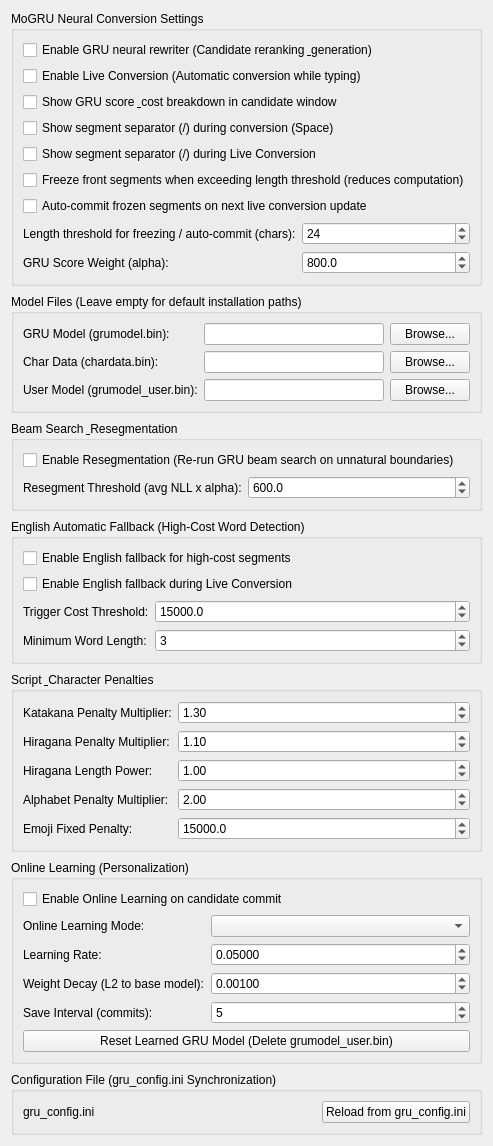
           <widget class="QWidget" name="mogruScrollAreaWidgetContents">
            <layout class="QVBoxLayout" name="mogruScrollContentLayout">
             <property name="spacing">
              <number>8</number>
             </property>
             <item>
              <widget class="QGroupBox" name="gruGeneralGroupBox">
               <property name="title">
                <string>MoGRU Neural Conversion Settings</string>
               </property>
               <layout class="QFormLayout" name="gruGeneralFormLayout">
                <item row="0" column="0" colspan="2">
                 <widget class="QCheckBox" name="enableGruRewriterCheckBox">
                  <property name="text">
                   <string>Enable GRU neural rewriter (Candidate reranking &amp; generation)</string>
                  </property>
                 </widget>
                </item>
                <item row="1" column="0" colspan="2">
                 <widget class="QCheckBox" name="enableLiveConversionCheckBox">
                  <property name="text">
                   <string>Enable Live Conversion (Automatic conversion while typing)</string>
                  </property>
                 </widget>
                </item>
                <item row="2" column="0" colspan="2">
                 <widget class="QCheckBox" name="showGruScoreCheckBox">
                  <property name="text">
                   <string>Show GRU score &amp; cost breakdown in candidate window</string>
                  </property>
                 </widget>
                </item>
                <item row="3" column="0" colspan="2">
                 <widget class="QCheckBox" name="showSegmentSeparatorInConversionCheckBox">
                  <property name="text">
                   <string>Show segment separator (/) during conversion (Space)</string>
                  </property>
                 </widget>
                </item>
                <item row="4" column="0" colspan="2">
                 <widget class="QCheckBox" name="showSegmentSeparatorInLiveConversionCheckBox">
                  <property name="text">
                   <string>Show segment separator (/) during Live Conversion</string>
                  </property>
                 </widget>
                </item>
                <item row="5" column="0" colspan="2">
                 <widget class="QCheckBox" name="enableLiveConversionPrefixFreezingCheckBox">
                  <property name="text">
                   <string>Freeze front segments when exceeding length threshold (reduces computation)</string>
                  </property>
                 </widget>
                </item>
                <item row="6" column="0" colspan="2">
                 <widget class="QCheckBox" name="enableLiveConversionAutoCommitCheckBox">
                  <property name="text">
                   <string>Auto-commit frozen segments on next live conversion update</string>
                  </property>
                 </widget>
                </item>
                <item row="7" column="0">
                 <widget class="QLabel" name="liveConversionLengthThresholdLabel">
                  <property name="text">
                   <string>Length threshold for freezing / auto-commit (chars):</string>
                  </property>
                 </widget>
                </item>
                <item row="7" column="1">
                 <widget class="QSpinBox" name="liveConversionLengthThresholdSpinBox">
                  <property name="minimum">
                   <number>10</number>
                  </property>
                  <property name="maximum">
                   <number>100</number>
                  </property>
                  <property name="value">
                   <number>24</number>
                  </property>
                 </widget>
                </item>
                <item row="8" column="0">
                 <widget class="QLabel" name="gruScoreWeightLabel">
                  <property name="text">
                   <string>GRU Score Weight (alpha):</string>
                  </property>
                 </widget>
                </item>
                <item row="8" column="1">
                 <widget class="QDoubleSpinBox" name="gruScoreWeightSpinBox">
                  <property name="decimals">
                   <number>1</number>
                  </property>
                  <property name="minimum">
                   <double>0.000000000000000</double>
                  </property>
                  <property name="maximum">
                   <double>100000.000000000000000</double>
                  </property>
                  <property name="singleStep">
                   <double>50.000000000000000</double>
                  </property>
                  <property name="value">
                   <double>800.000000000000000</double>
                  </property>
                 </widget>
                </item>
               </layout>
              </widget>
             </item>
             <item>
              <widget class="QGroupBox" name="gruModelPathsGroupBox">
               <property name="title">
                <string>Model Files (Leave empty for default installation paths)</string>
               </property>
               <layout class="QGridLayout" name="gruModelPathsGridLayout">
                <item row="0" column="0">
                 <widget class="QLabel" name="gruModelPathLabel">
                  <property name="text">
                   <string>GRU Model (grumodel.bin):</string>
                  </property>
                 </widget>
                </item>
                <item row="0" column="1">
                 <widget class="QLineEdit" name="gruModelPathLineEdit"/>
                </item>
                <item row="0" column="2">
                 <widget class="QPushButton" name="browseGruModelPathButton">
                  <property name="text">
                   <string>Browse...</string>
                  </property>
                 </widget>
                </item>
                <item row="1" column="0">
                 <widget class="QLabel" name="gruChardataPathLabel">
                  <property name="text">
                   <string>Char Data (chardata.bin):</string>
                  </property>
                 </widget>
                </item>
                <item row="1" column="1">
                 <widget class="QLineEdit" name="gruChardataPathLineEdit"/>
                </item>
                <item row="1" column="2">
                 <widget class="QPushButton" name="browseGruChardataPathButton">
                  <property name="text">
                   <string>Browse...</string>
                  </property>
                 </widget>
                </item>
                <item row="2" column="0">
                 <widget class="QLabel" name="gruUserModelPathLabel">
                  <property name="text">
                   <string>User Model (grumodel_user.bin):</string>
                  </property>
                 </widget>
                </item>
                <item row="2" column="1">
                 <widget class="QLineEdit" name="gruUserModelPathLineEdit"/>
                </item>
                <item row="2" column="2">
                 <widget class="QPushButton" name="browseGruUserModelPathButton">
                  <property name="text">
                   <string>Browse...</string>
                  </property>
                 </widget>
                </item>
               </layout>
              </widget>
             </item>
             <item>
              <widget class="QGroupBox" name="gruResegmentationGroupBox">
               <property name="title">
                <string>Beam Search &amp; Resegmentation</string>
               </property>
               <layout class="QFormLayout" name="gruResegmentationFormLayout">
                <item row="0" column="0" colspan="2">
                 <widget class="QCheckBox" name="enableGruResegmentationCheckBox">
                  <property name="text">
                   <string>Enable Resegmentation (Re-run GRU beam search on unnatural boundaries)</string>
                  </property>
                 </widget>
                </item>
                <item row="1" column="0">
                 <widget class="QLabel" name="gruResegmentThresholdLabel">
                  <property name="text">
                   <string>Resegment Threshold (avg NLL x alpha):</string>
                  </property>
                 </widget>
                </item>
                <item row="1" column="1">
                 <widget class="QDoubleSpinBox" name="gruResegmentThresholdSpinBox">
                  <property name="decimals">
                   <number>1</number>
                  </property>
                  <property name="minimum">
                   <double>0.000000000000000</double>
                  </property>
                  <property name="maximum">
                   <double>100000.000000000000000</double>
                  </property>
                  <property name="singleStep">
                   <double>50.000000000000000</double>
                  </property>
                  <property name="value">
                   <double>600.000000000000000</double>
                  </property>
                 </widget>
                </item>
               </layout>
              </widget>
             </item>
             <item>
              <widget class="QGroupBox" name="gruEnglishFallbackGroupBox">
               <property name="title">
                <string>English Automatic Fallback (High-Cost Word Detection)</string>
               </property>
               <layout class="QFormLayout" name="gruEnglishFallbackFormLayout">
                <item row="0" column="0" colspan="2">
                 <widget class="QCheckBox" name="enableEnglishFallbackCheckBox">
                  <property name="text">
                   <string>Enable English fallback for high-cost segments</string>
                  </property>
                 </widget>
                </item>
                <item row="1" column="0" colspan="2">
                 <widget class="QCheckBox" name="enableLiveConversionEnglishFallbackCheckBox">
                  <property name="text">
                   <string>Enable English fallback during Live Conversion</string>
                  </property>
                 </widget>
                </item>
                <item row="2" column="0">
                 <widget class="QLabel" name="englishFallbackCostThresholdLabel">
                  <property name="text">
                   <string>Trigger Cost Threshold:</string>
                  </property>
                 </widget>
                </item>
                <item row="2" column="1">
                 <widget class="QDoubleSpinBox" name="englishFallbackCostThresholdSpinBox">
                  <property name="decimals">
                   <number>1</number>
                  </property>
                  <property name="minimum">
                   <double>0.000000000000000</double>
                  </property>
                  <property name="maximum">
                   <double>100000.000000000000000</double>
                  </property>
                  <property name="singleStep">
                   <double>1000.000000000000000</double>
                  </property>
                  <property name="value">
                   <double>15000.000000000000000</double>
                  </property>
                 </widget>
                </item>
                <item row="3" column="0">
                 <widget class="QLabel" name="englishFallbackMinWordLengthLabel">
                  <property name="text">
                   <string>Minimum Word Length:</string>
                  </property>
                 </widget>
                </item>
                <item row="3" column="1">
                 <widget class="QSpinBox" name="englishFallbackMinWordLengthSpinBox">
                  <property name="minimum">
                   <number>1</number>
                  </property>
                  <property name="maximum">
                   <number>20</number>
                  </property>
                  <property name="value">
                   <number>3</number>
                  </property>
                 </widget>
                </item>
               </layout>
              </widget>
             </item>
             <item>
              <widget class="QGroupBox" name="gruPenaltyGroupBox">
               <property name="title">
                <string>Script &amp; Character Penalties</string>
               </property>
               <layout class="QFormLayout" name="gruPenaltyFormLayout">
                <item row="0" column="0">
                 <widget class="QLabel" name="gruKatakanaMultiplierLabel">
                  <property name="text">
                   <string>Katakana Penalty Multiplier:</string>
                  </property>
                 </widget>
                </item>
                <item row="0" column="1">
                 <widget class="QDoubleSpinBox" name="gruKatakanaMultiplierSpinBox">
                  <property name="decimals">
                   <number>2</number>
                  </property>
                  <property name="minimum">
                   <double>0.000000000000000</double>
                  </property>
                  <property name="maximum">
                   <double>100.000000000000000</double>
                  </property>
                  <property name="singleStep">
                   <double>0.050000000000000</double>
                  </property>
                  <property name="value">
                   <double>1.300000000000000</double>
                  </property>
                 </widget>
                </item>
                <item row="1" column="0">
                 <widget class="QLabel" name="gruHiraganaMultiplierLabel">
                  <property name="text">
                   <string>Hiragana Penalty Multiplier:</string>
                  </property>
                 </widget>
                </item>
                <item row="1" column="1">
                 <widget class="QDoubleSpinBox" name="gruHiraganaMultiplierSpinBox">
                  <property name="decimals">
                   <number>2</number>
                  </property>
                  <property name="minimum">
                   <double>0.000000000000000</double>
                  </property>
                  <property name="maximum">
                   <double>100.000000000000000</double>
                  </property>
                  <property name="singleStep">
                   <double>0.050000000000000</double>
                  </property>
                  <property name="value">
                   <double>1.100000000000000</double>
                  </property>
                 </widget>
                </item>
                <item row="2" column="0">
                 <widget class="QLabel" name="gruHiraganaLengthPowerLabel">
                  <property name="text">
                   <string>Hiragana Length Power:</string>
                  </property>
                 </widget>
                </item>
                <item row="2" column="1">
                 <widget class="QDoubleSpinBox" name="gruHiraganaLengthPowerSpinBox">
                  <property name="decimals">
                   <number>2</number>
                  </property>
                  <property name="minimum">
                   <double>0.000000000000000</double>
                  </property>
                  <property name="maximum">
                   <double>10.000000000000000</double>
                  </property>
                  <property name="singleStep">
                   <double>0.100000000000000</double>
                  </property>
                  <property name="value">
                   <double>1.000000000000000</double>
                  </property>
                 </widget>
                </item>
                <item row="3" column="0">
                 <widget class="QLabel" name="gruAlphabetMultiplierLabel">
                  <property name="text">
                   <string>Alphabet Penalty Multiplier:</string>
                  </property>
                 </widget>
                </item>
                <item row="3" column="1">
                 <widget class="QDoubleSpinBox" name="gruAlphabetMultiplierSpinBox">
                  <property name="decimals">
                   <number>2</number>
                  </property>
                  <property name="minimum">
                   <double>0.000000000000000</double>
                  </property>
                  <property name="maximum">
                   <double>100.000000000000000</double>
                  </property>
                  <property name="singleStep">
                   <double>0.100000000000000</double>
                  </property>
                  <property name="value">
                   <double>2.000000000000000</double>
                  </property>
                 </widget>
                </item>
                <item row="4" column="0">
                 <widget class="QLabel" name="gruEmojiPenaltyLabel">
                  <property name="text">
                   <string>Emoji Fixed Penalty:</string>
                  </property>
                 </widget>
                </item>
                <item row="4" column="1">
                 <widget class="QDoubleSpinBox" name="gruEmojiPenaltySpinBox">
                  <property name="decimals">
                   <number>1</number>
                  </property>
                  <property name="minimum">
                   <double>0.000000000000000</double>
                  </property>
                  <property name="maximum">
                   <double>1000000.000000000000000</double>
                  </property>
                  <property name="singleStep">
                   <double>500.000000000000000</double>
                  </property>
                  <property name="value">
                   <double>15000.000000000000000</double>
                  </property>
                 </widget>
                </item>
               </layout>
              </widget>
             </item>
             <item>
              <widget class="QGroupBox" name="gruOnlineLearningGroupBox">
               <property name="title">
                <string>Online Learning (Personalization)</string>
               </property>
               <layout class="QFormLayout" name="gruOnlineLearningFormLayout">
                <item row="0" column="0" colspan="2">
                 <widget class="QCheckBox" name="enableGruOnlineLearningCheckBox">
                  <property name="text">
                   <string>Enable Online Learning on candidate commit</string>
                  </property>
                 </widget>
                </item>
                <item row="1" column="0">
                 <widget class="QLabel" name="gruOnlineLearningModeLabel">
                  <property name="text">
                   <string>Online Learning Mode:</string>
                  </property>
                 </widget>
                </item>
                <item row="1" column="1">
                 <widget class="QComboBox" name="gruOnlineLearningModeComboBox"/>
                </item>
                <item row="2" column="0">
                 <widget class="QLabel" name="gruOnlineLearningRateLabel">
                  <property name="text">
                   <string>Learning Rate:</string>
                  </property>
                 </widget>
                </item>
                <item row="2" column="1">
                 <widget class="QDoubleSpinBox" name="gruOnlineLearningRateSpinBox">
                  <property name="decimals">
                   <number>5</number>
                  </property>
                  <property name="minimum">
                   <double>0.000000000000000</double>
                  </property>
                  <property name="maximum">
                   <double>1.000000000000000</double>
                  </property>
                  <property name="singleStep">
                   <double>0.001000000000000</double>
                  </property>
                  <property name="value">
                   <double>0.050000000000000</double>
                  </property>
                 </widget>
                </item>
                <item row="3" column="0">
                 <widget class="QLabel" name="gruOnlineLearningWeightDecayLabel">
                  <property name="text">
                   <string>Weight Decay (L2 to base model):</string>
                  </property>
                 </widget>
                </item>
                <item row="3" column="1">
                 <widget class="QDoubleSpinBox" name="gruOnlineLearningWeightDecaySpinBox">
                  <property name="decimals">
                   <number>5</number>
                  </property>
                  <property name="minimum">
                   <double>0.000000000000000</double>
                  </property>
                  <property name="maximum">
                   <double>1.000000000000000</double>
                  </property>
                  <property name="singleStep">
                   <double>0.000500000000000</double>
                  </property>
                  <property name="value">
                   <double>0.001000000000000</double>
                  </property>
                 </widget>
                </item>
                <item row="4" column="0">
                 <widget class="QLabel" name="gruOnlineLearningSaveIntervalLabel">
                  <property name="text">
                   <string>Save Interval (commits):</string>
                  </property>
                 </widget>
                </item>
                <item row="4" column="1">
                 <widget class="QSpinBox" name="gruOnlineLearningSaveIntervalSpinBox">
                  <property name="minimum">
                   <number>1</number>
                  </property>
                  <property name="maximum">
                   <number>1000</number>
                  </property>
                  <property name="value">
                   <number>5</number>
                  </property>
                 </widget>
                </item>
                <item row="5" column="0" colspan="2">
                 <widget class="QPushButton" name="resetGruUserModelButton">
                  <property name="text">
                   <string>Reset Learned GRU Model (Delete grumodel_user.bin)</string>
                  </property>
                 </widget>
                </item>
               </layout>
              </widget>
             </item>
             <item>
              <widget class="QGroupBox" name="gruConfigFileGroupBox">
               <property name="title">
                <string>Configuration File (gru_config.ini Synchronization)</string>
               </property>
               <layout class="QHBoxLayout" name="gruConfigFileLayout">
                <item>
                 <widget class="QLabel" name="gruConfigFilePathLabel">
                  <property name="text">
                   <string>gru_config.ini</string>
                  </property>
                  <property name="textInteractionFlags">
                   <set>Qt::TextInteractionFlag::LinksAccessibleByMouse|Qt::TextInteractionFlag::TextSelectableByMouse</set>
                  </property>
                 </widget>
                </item>
                <item>
                 <widget class="QPushButton" name="reloadGruConfigButton">
                  <property name="sizePolicy">
                   <sizepolicy hsizetype="Maximum" vsizetype="Fixed">
                    <horstretch>0</horstretch>
                    <verstretch>0</verstretch>
                   </sizepolicy>
                  </property>
                  <property name="text">
                   <string>Reload from gru_config.ini</string>
                  </property>
                 </widget>
                </item>
               </layout>
              </widget>
             </item>
            </layout>
           </widget>
